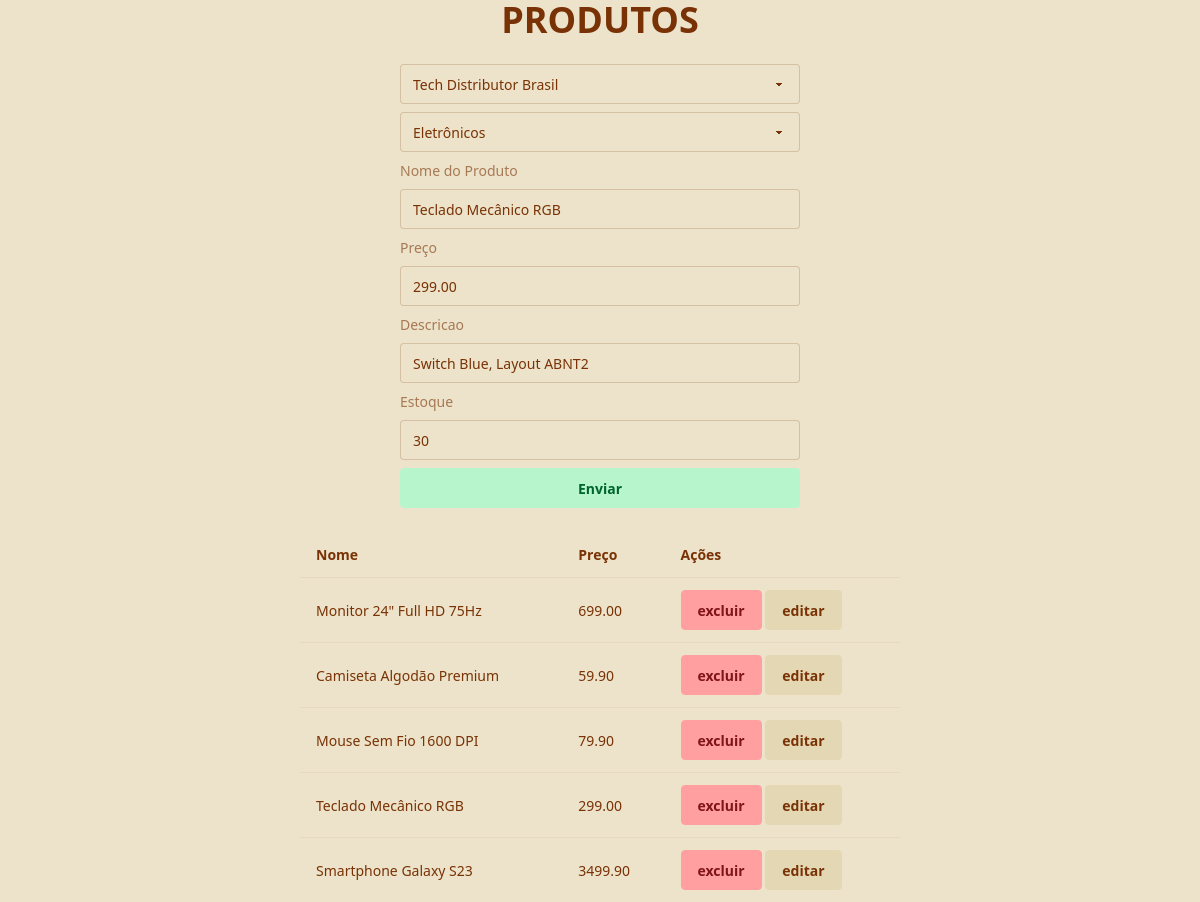
The app's page /Ver1/crud/produto.php?id=2 with its own data.
### tables this page shows
create table produto(
    id_prod int auto_increment primary key,
    id_forn int,
    id_cat int,
    nome_prod varchar(200),
    preco decimal(10,2),
    descricao varchar(300),
    estoque int check(estoque >=0), 
    
    foreign key(id_forn) references fornecedor(id_forn),
    foreign key(id_cat) references categoria(id_cat)
);

### Ver1/includes/cabecalho.php (called while the page is built, shortened)
<?php
require_once __DIR__ . "/../conn.php";
if(isset($_GET['id'])){
    extract($_GET);
    try{
        $sql="SELECT * FROM $tabela  WHERE $campoId = :id";
        $stmt=$pdo->prepare($sql);
        $stmt->execute([':id' => $_GET['id']]);
        $registros = $stmt->fetchAll();
        $registro = $registros[0];
    }catch(PDOException $e){
        echo "erro $e";
    }
}else{
    $acao = 1;
}
?>

### Ver1/crud/produto.php (the view, shortened to what this page needs)
<?php
require_once __DIR__ . "/../conn.php";
$tabela = "produto";
$campoId = "id_prod";
require_once __DIR__ . "/../includes/cabecalho.php";
?>
<!DOCTYPE html>
<html lang="en" data-theme="retro">
<head>
    <link href="https://cdn.jsdelivr.net/npm/daisyui@5" rel="stylesheet" type="text/css" />
    <link href="https://cdn.jsdelivr.net/npm/daisyui@5/themes.css" rel="stylesheet" type="text/css" />
    <script src="https://cdn.jsdelivr.net/npm/@tailwindcss/browser@4"></script>
</head>
<body>
    <h1 class="font-title text-4xl font-bold text-center">PRODUTOS</h1>
    <form action="../actions/salvar.php" method="post" class="max-w-md mx-auto">
    <div class="card-body">
        <select class="select w-100" name="id_forn" id="id_forn"  value="<?= $registro['id_forn'] ?? '' ?>" >
        <?php
            foreach($pdo->query("SELECT id_forn, nome_forn FROM fornecedor") as $row){
                echo "<option value='" . $row['id_forn'] . "'>" . $row['nome_forn'] . "</option>";
            }
         ?>
        </select>
        <select class="select w-100" name="id_cat" id="id_cat" value="<?= $registro['id_cat'] ?? '' ?>">
        <?php
            foreach($pdo->query("SELECT id_cat, nome_cat FROM categoria") as $row){
                echo "<option value='" . $row['id_cat'] . "'>" . $row['nome_cat'] . "</option>";
            }
         ?>
        </select>
        <label for="nome_prod" class="label">Nome do Produto</label><input class="input w-100" type="text" name="nome_prod" value="<?= $registro['nome_prod'] ?? '' ?>">
        <label for="preco" class="label">Preço</label><input type="number" class="input w-100" step="0.01" min="0" name="preco" value="<?= $registro['preco'] ?? '' ?>">
        <label for="descricao" class="label">Descricao</label><input type="text" class="input w-100" name="descricao" value="<?= $registro['descricao'] ?? '' ?>">
        <label for='estoque' class="label">Estoque</label><input type="number" class="input w-100" min="0" name='estoque' value="<?= $registro['estoque'] ?? '' ?>">
        <button type='submit' class='btn btn-secondary'>Enviar</button>
    </form>
     <table class="table w-[50%] mx-auto ">
        <tr>
            <th>Nome</th>
            <th>Preço</th>
            <th>Ações</th>
        <tr>
    <?php
    try{
        $sql="SELECT * FROM produto ORDER BY id_prod DESC";
        $stmt=$pdo->prepare($sql);
        $stmt->execute();
        $produtos = $stmt->fetchAll();
        foreach($produtos as $prod):
            ?>
            <tr>
                <td>
                    <?= $prod['nome_prod'] ?>
                </td>
                <td>
                    <?= $prod['preco'] ?>
                </td>
                <td>
                    <a class="btn btn-primary" href="../actions/deletar.php?formulario=produto&id=<?= $prod['id_prod'] ?>">excluir</a>
                    <a class="btn" href="produto.php?id=<?= $prod['id_prod'] ?>">editar</a>
                </td>
            </tr>
       <?php
        endforeach;
        ?>
        </table>
        <?php
         }catch(PDOException $e){
            echo "erro:". $e->getMessage();
         }
    ?>
</body>
</html>

### records on screen
produto: nome_prod "Teclado Mecânico RGB", preco "299.00", descricao "Switch Blue, Layout ABNT2", estoque "30"
produto: nome_prod "Monitor 24\" Full HD 75Hz", preco "699.00"
produto: nome_prod "Camiseta Algodão Premium", preco "59.90"
produto: nome_prod "Mouse Sem Fio 1600 DPI", preco "79.90"
produto: nome_prod "Smartphone Galaxy S23", preco "3499.90"

### other values on screen
form field id_forn "Tech Distributor Brasil"
form field id_cat "Eletrônicos"
